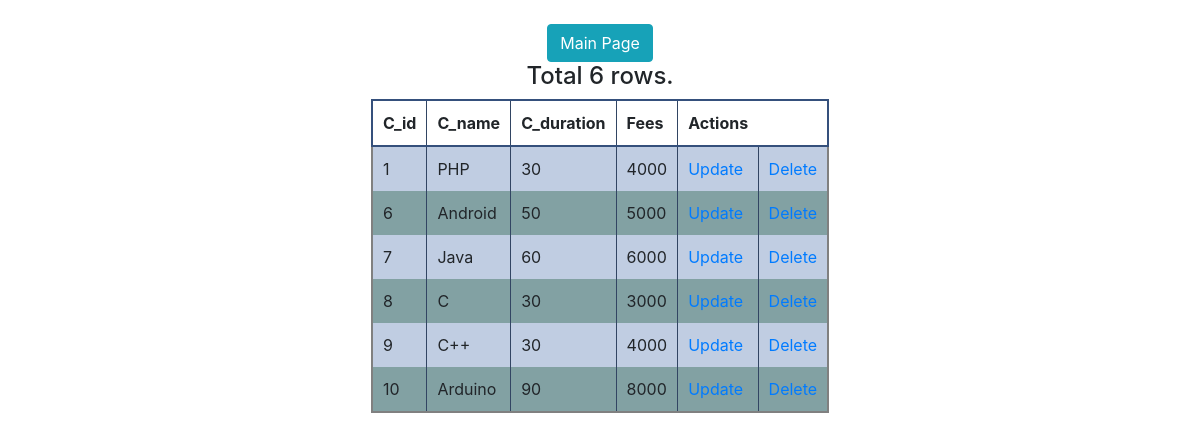
Screenshot of /allCourses.php with the database file from the repository.
### tables this page shows
CREATE TABLE IF NOT EXISTS `courses` (
  `c_id` int(11) NOT NULL AUTO_INCREMENT,
  `c_name` varchar(50) NOT NULL,
  `c_duration` varchar(30) NOT NULL,
  `fees` int(11) NOT NULL,
  PRIMARY KEY (`c_id`)
);

### allCourses.php (called while the page is built, shortened)
<?php
	include 'headerHtml.inc';
	include 'registerClass.php';
	$obj = new dbConnect;
?>
<?php
	$query = "select * from courses order by c_id asc";
	$obj->show_course($query);
?>

### registerClass.php (the view, shortened to what this page needs)
<?php
	class dbConnect {
		function show_course($query) {
			$all = mysql_query($query);
			echo "<a href='index.php' class='btn btn-info'>Main Page</a>";
			$num_fields = mysql_num_fields($all);
			$num_rows = mysql_num_rows($all);
			echo "<h4>Total $num_rows rows.</h4>";
			echo "<table cellpadding=10 style='border-collapse: collapse; border: 2px solid gray'>";
			echo "<tr style='border: 2px solid #35507c'>";
			$j = 0;
			while ($j < $num_fields) {
				$fields = mysql_fetch_field($all);
				echo "<th style='border-right: 1px solid #324563;'>" . ucwords($fields->name) . "</th>";
				$j++;
			}
			echo "<th> Actions </th>";
			echo "</tr>";
			$count = 0;
			while ($rw=mysql_fetch_row($all)) {
				$id = $rw[0];
				if ($count%2==0) {
					echo "<tr bgcolor='#c0cde2'>";
				} else {
					echo "<tr bgcolor='#82a1a3'>";
				}
				for ($i=0; $i < $num_fields ; $i++) {
					echo "<td style='border-right: 1px solid #324563;'>".$rw[$i]."</td>";
				}
				echo "<td style='border-right: 1px solid #324563;'><a href='updateCourse.php?id=$id'>Update</a></td>";
				echo "<td style='border-right: 1px solid #324563;'><a href='deleteCourse.php?id=$id'>Delete</a></td>";
				echo "</tr>";
				$count++;
			}
		}
	}
?>

### rows the page displays
courses: c_id "1", c_name "PHP", c_duration "30", fees "4000"
courses: c_id "6", c_name "Android", c_duration "50", fees "5000"
courses: c_id "7", c_name "Java", c_duration "60", fees "6000"
courses: c_id "8", c_name "C", c_duration "30", fees "3000"
courses: c_id "9", c_name "C++", c_duration "30", fees "4000"
courses: c_id "10", c_name "Arduino", c_duration "90", fees "8000"

### other values shown
$num_rows "6"
$fields->name "C_id"
$fields->name "C_name"
$fields->name "C_duration"
$fields->name "Fees"
